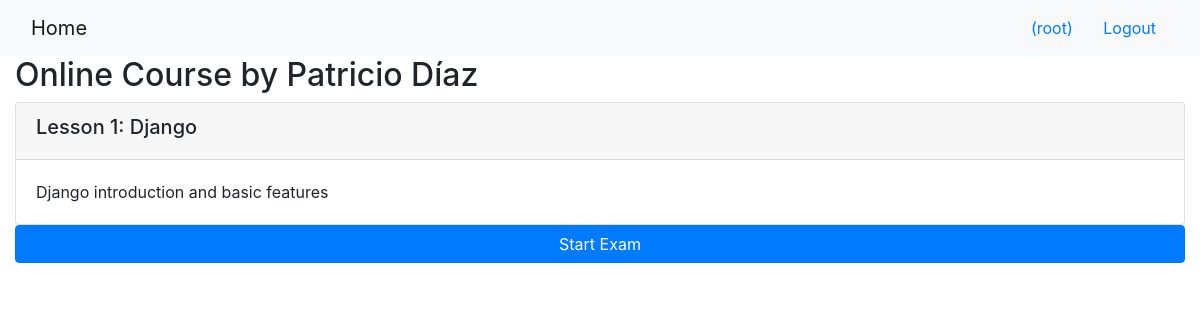
/onlinecourse/1/ (signed in), run on the app's committed database.
### onlinecourse/models.py (models this page shows, shortened)
class Course(models.Model):
    name = models.CharField(null=False, max_length=30, default='online course')
    image = models.ImageField(upload_to='course_images/')
    description = models.CharField(max_length=1000)
    pub_date = models.DateField(null=True)
    instructors = models.ManyToManyField(Instructor)
    users = models.ManyToManyField(settings.AUTH_USER_MODEL, through='Enrollment')
    total_enrollment = models.IntegerField(default=0)
    is_enrolled = False

class Lesson(models.Model):
    title = models.CharField(max_length=200, default="title")
    order = models.IntegerField(default=0)
    course = models.ForeignKey(Course, on_delete=models.CASCADE)
    content = models.TextField()

### onlinecourse/views.py (the view)
# urls.py: path('<int:pk>/', views.CourseDetailView.as_view(), name='course_details'),
class CourseDetailView(generic.DetailView):
    model = Course
    template_name = 'onlinecourse/course_detail_bootstrap.html'

### onlinecourse/templates/onlinecourse/course_detail_bootstrap.html (shortened to what this page needs)
<!DOCTYPE html>
<html lang="en">
<head>
     {% load static %}
    <link rel="stylesheet" href="https://maxcdn.bootstrapcdn.com/bootstrap/4.5.2/css/bootstrap.min.css">
</head>
<body>
    <nav class="navbar navbar-light bg-light">
        <div class="container-fluid">
            <div class="navbar-header">
                  <a class="navbar-brand" href="{% url 'onlinecourse:index' %}">Home</a>
            </div>
            <ul class="nav navbar-nav navbar-right">
                {% if user.is_authenticated %}
                <li>
                    <a class="btn btn-link" href="#">{{ user.first_name }}({{ user.username }})</a>
                    <a class="btn btn-link" href="{% url 'onlinecourse:logout' %}">Logout</a>
                </li>
                {% endif %}
            </ul>
        </div>
    </nav>
    <div class="container-fluid">
        <h2>{{ course.name }}</h2>
        <div class="card-columns-vertical">
            {% for lesson in course.lesson_set.all %}
                <div class="card mt-1">
                    <div class="card-header"><h5>Lesson {{lesson.order|add:1}}: {{lesson.title}}</h5></div>
                    <div class="card-body">{{lesson.content}}</div>
                </div>
            {% endfor %}
        </div>
        {% if user.is_authenticated %}
        <button class="btn btn-block btn-primary" data-toggle="collapse" data-target="#demo">Start Exam</button>
        {% endif %}
    </div>
</body>
</html>

### data on the page
Course: name "Online Course by Patricio Díaz"
Lesson: order|add "1", title "Django", content "Django introduction and basic features"

### other printed values
{{ user.username }} "root"
